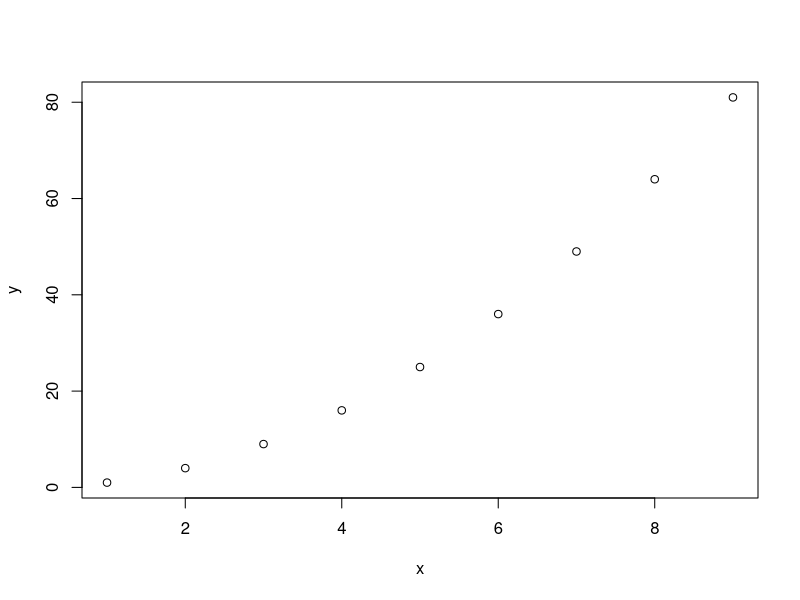
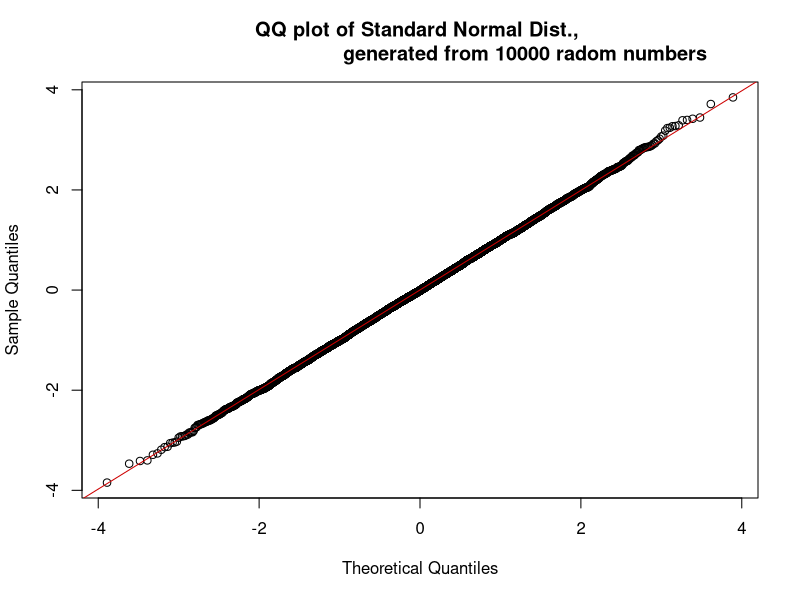
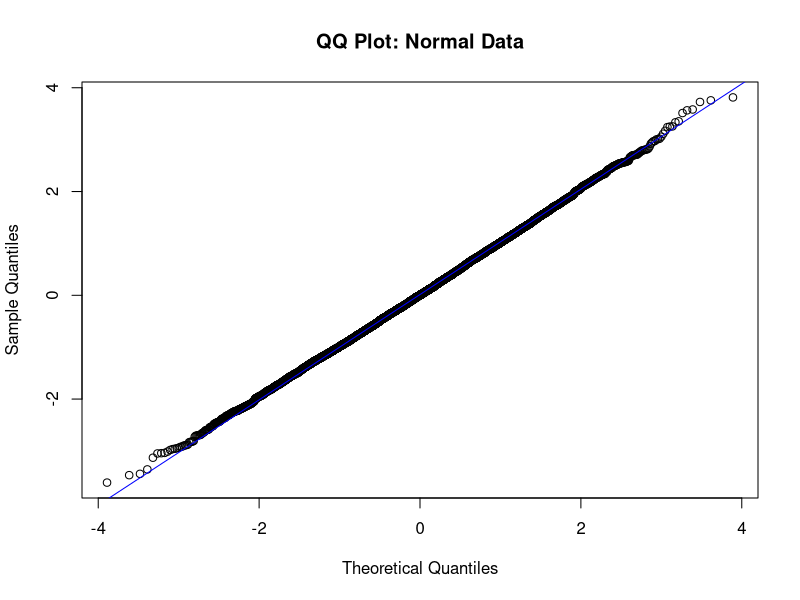
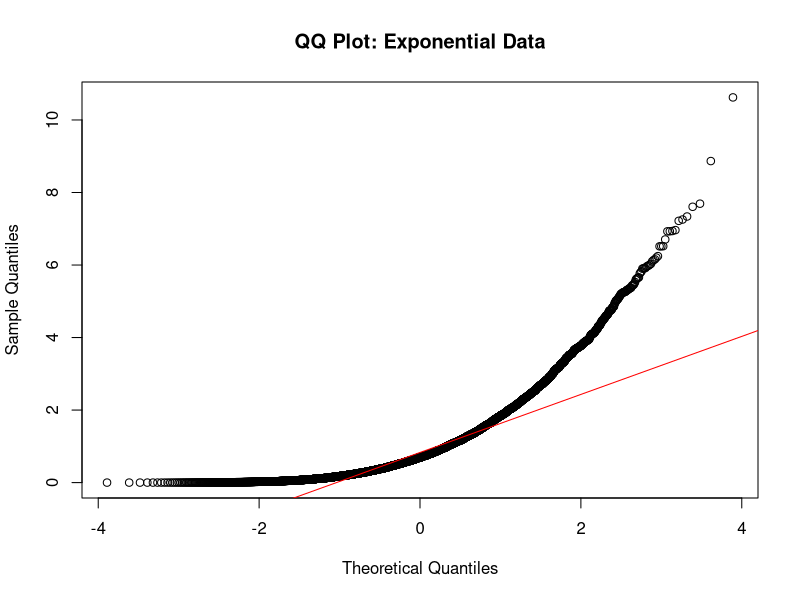

R code for these plots, in order:
library(tidyverse)
library(datasets)
x <- c(1:9)
y <- c(1:9) ^ 2
plot(x, y)

# generate 100 random vualues from standard normal 
# distribuyion and plot a QQ graph

set.seed(123)
random_df <- rnorm(10000)
qq_df <- qqnorm(random_df, main = "QQ plot of Standard Normal Dist., 
                                   generated from 10000 radom numbers")
# Add a reference line
qqline(random_df, col = "red3") 

# Comparing Normal Vs Non-Normal Data
set.seed(456)
#1. Normal Data 
normal_data <- rnorm(10000)
#2. Non-Normal Data
non_normal_data <- rexp(10000, rate = 1) 

# Plot Normal Data
dev.new() # Open a new plotting window/tab
qqnorm(normal_data, main = "QQ Plot: Normal Data")
qqline(normal_data, col = "blue")

# Plot Non_Normal Data
dev.new() # Opens a new plotting window/tab
qqnorm(non_normal_data, main = "QQ Plot: Exponential Data")
qqline(non_normal_data, col ="red")

gss_cat %>%
  filter(age >= 30, 
         str_detect(rincome, "[$]")) %>% #income known
  #instead of "[$]", if you write "$", you get a different result
  filter(between(year, 2005, 2010)) %>%
  filter(!is.na(tvhours))

# Advanced filter

gss_cat %>%
  filter(if_any(c(relig, denom), ~str_detect(.x, "Other")))
#filter out relig or denom having "Other"
# instead of "if_any", if you use "if_all",
#then it looks for relig and denom combo (both)